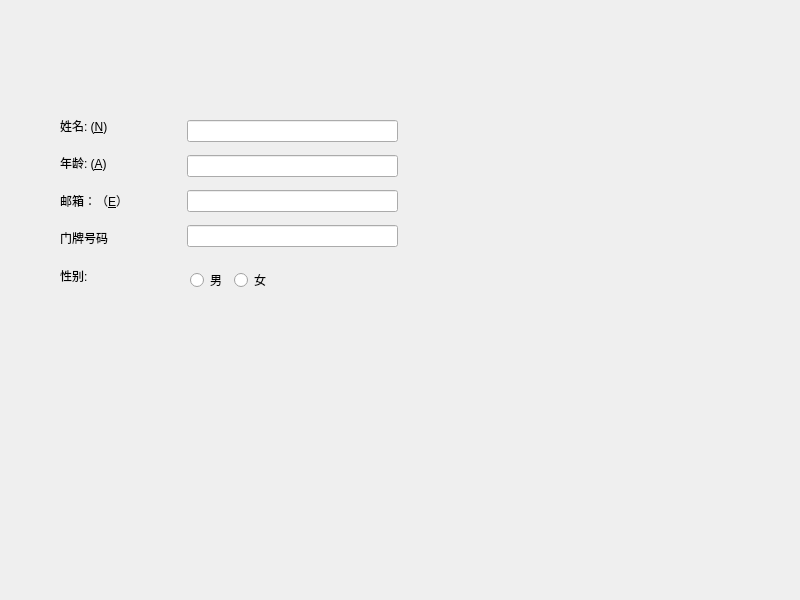
<?xml version="1.0" encoding="UTF-8"?>
<ui version="4.0">
 <class>Widget</class>
 <widget class="QWidget" name="Widget">
  <property name="geometry">
   <rect>
    <x>0</x>
    <y>0</y>
    <width>800</width>
    <height>600</height>
   </rect>
  </property>
  <property name="windowTitle">
   <string>Widget</string>
  </property>
  <widget class="QWidget" name="">
   <property name="geometry">
    <rect>
     <x>60</x>
     <y>110</y>
     <width>101</width>
     <height>181</height>
    </rect>
   </property>
   <layout class="QVBoxLayout" name="verticalLayout">
    <item>
     <widget class="QLabel" name="label">
      <property name="text">
       <string>姓名: (&amp;N)</string>
      </property>
      <property name="buddy">
       <cstring>lineEdit</cstring>
      </property>
     </widget>
    </item>
    <item>
     <widget class="QLabel" name="label_2">
      <property name="text">
       <string>年龄: (&amp;A)</string>
      </property>
      <property name="buddy">
       <cstring>lineEdit_2</cstring>
      </property>
     </widget>
    </item>
    <item>
     <widget class="QLabel" name="label_3">
      <property name="text">
       <string>邮箱：（&amp;E）</string>
      </property>
      <property name="buddy">
       <cstring>lineEdit_3</cstring>
      </property>
     </widget>
    </item>
    <item>
     <widget class="QLabel" name="label_4">
      <property name="text">
       <string>门牌号码</string>
      </property>
     </widget>
    </item>
    <item>
     <widget class="QLabel" name="label_5">
      <property name="text">
       <string>性别:</string>
      </property>
     </widget>
    </item>
   </layout>
  </widget>
  <widget class="QWidget" name="">
   <property name="geometry">
    <rect>
     <x>190</x>
     <y>270</y>
     <width>82</width>
     <height>20</height>
    </rect>
   </property>
   <layout class="QHBoxLayout" name="horizontalLayout">
    <item>
     <widget class="QRadioButton" name="radioButton">
      <property name="text">
       <string>男</string>
      </property>
     </widget>
    </item>
    <item>
     <widget class="QRadioButton" name="radioButton_2">
      <property name="text">
       <string>女</string>
      </property>
     </widget>
    </item>
   </layout>
  </widget>
  <widget class="QWidget" name="">
   <property name="geometry">
    <rect>
     <x>187</x>
     <y>113</y>
     <width>211</width>
     <height>141</height>
    </rect>
   </property>
   <layout class="QVBoxLayout" name="verticalLayout_2">
    <item>
     <widget class="QLineEdit" name="lineEdit"/>
    </item>
    <item>
     <widget class="QLineEdit" name="lineEdit_2"/>
    </item>
    <item>
     <widget class="QLineEdit" name="lineEdit_3"/>
    </item>
    <item>
     <widget class="QLineEdit" name="lineEdit_4"/>
    </item>
   </layout>
  </widget>
 </widget>
 <resources/>
 <connections/>
</ui>
